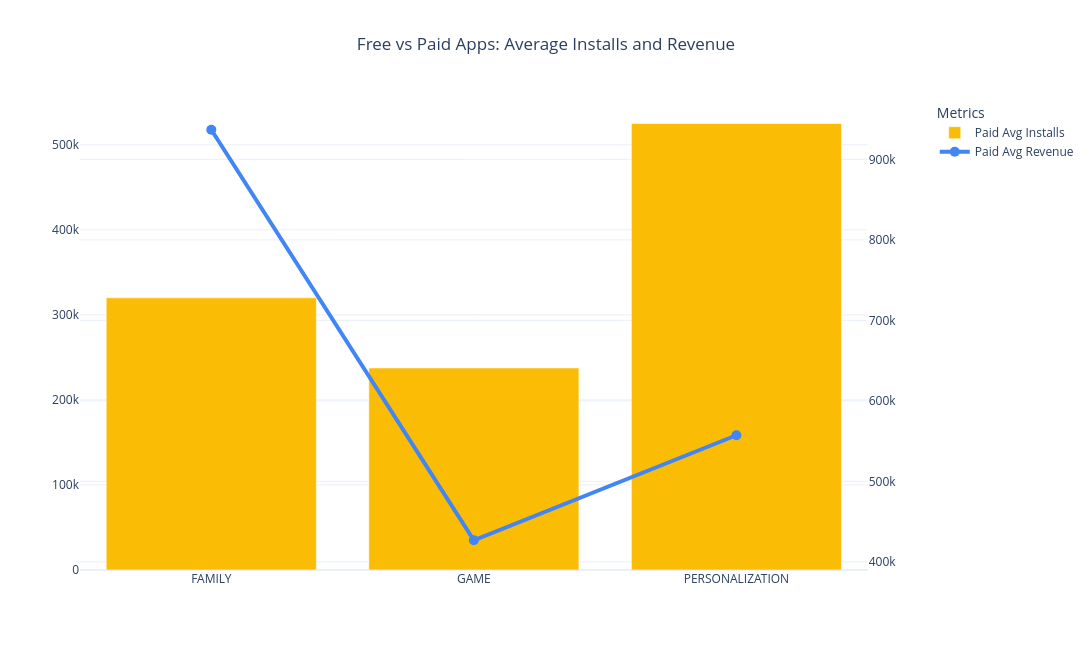

Source (notebook cell):
### Code cell
# Layout Styling
fig.update_layout(
    title={
        "text":
        "Free vs Paid Apps: Average Installs and Revenue",
        "x": 0.5
    },
    template="plotly_white",
    height=650,
    width=1200,
    barmode="group",
    legend_title="Metrics",
    hovermode="x unified"
)

### Figure 1 — Plotly figure (JSON) as saved in the notebook; plotly's stock layout.template omitted (floating-point values rounded to 4 significant figures)
{"data": [{"hovertemplate": "<b>Category:</b> %{x}<br><b>Avg Installs:</b> %{y:,}<extra></extra>", "marker": {"color": "#34A853"}, "name": "Free Avg Installs", "offsetgroup": "Free", "type": "bar", "x": [], "xaxis": "x", "y": [], "yaxis": "y"}, {"hovertemplate": "<b>Category:</b> %{x}<br><b>Avg Installs:</b> %{y:,}<extra></extra>", "marker": {"color": "#FBBC05"}, "name": "Paid Avg Installs", "offsetgroup": "Paid", "type": "bar", "x": ["FAMILY", "GAME", "PERSONALIZATION"], "xaxis": "x", "y": [320000.0, 237500.0, 525000.0], "yaxis": "y"}, {"hovertemplate": "<b>Category:</b> %{x}<br><b>Avg Revenue:</b> $%{y:,.2f}<extra></extra>", "line": {"color": "#EA4335", "width": 4}, "marker": {"size": 10}, "mode": "lines+markers", "name": "Free Avg Revenue", "type": "scatter", "x": [], "xaxis": "x", "y": [], "yaxis": "y2"}, {"hovertemplate": "<b>Category:</b> %{x}<br><b>Avg Revenue:</b> $%{y:,.2f}<extra></extra>", "line": {"color": "#4285F4", "width": 4}, "marker": {"size": 10}, "mode": "lines+markers", "name": "Paid Avg Revenue", "type": "scatter", "x": ["FAMILY", "GAME", "PERSONALIZATION"], "xaxis": "x", "y": [936800.0, 426800.0, 557200.0], "yaxis": "y2"}], "layout": {"barmode": "group", "height": 650, "hovermode": "x unified", "legend": {"title": {"text": "Metrics"}}, "title": {"text": "Free vs Paid Apps: Average Installs and Revenue", "x": 0.5}, "width": 1200, "xaxis": {"anchor": "y", "domain": [0, 0.94]}, "yaxis": {"anchor": "x", "domain": [0, 1]}, "yaxis2": {"anchor": "x", "overlaying": "y", "side": "right"}}}
